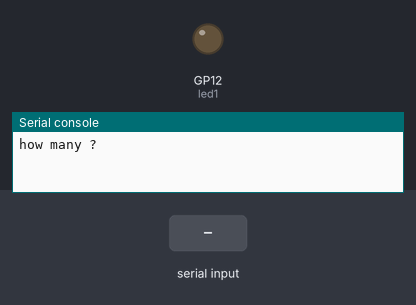
Recording of a program running on a simulated Raspberry Pi Pico running MicroPython. Shown: output pins drawn as LEDs (lit = HIGH), the last lines printed to the serial console. Dashed ring = blinking. Inputs (shaded band) come from the test bench.

Above: at 1.2 s.
1.3 s: "5" typed at the serial console, then Enter
At 2.1 s:
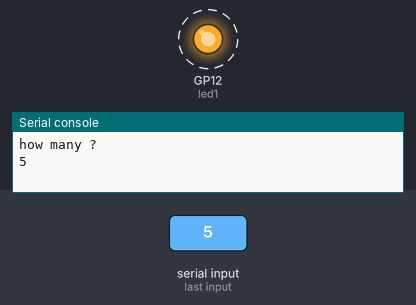
Timing chart, 0 to 11.8 s (numbered marks = the images above; inputs shaded):
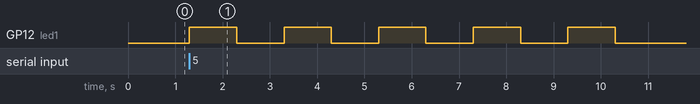

The program:

loop.py
```python
from machine import PWM,Pin,ADC
from time import sleep

led1=Pin(12,Pin.OUT)


while True:
   num=int(input('how many ?'))
   for i in range(0,num,1):
        led1.value(1)
        sleep(1)
        led1.value(0)
        sleep(1)
```

Measured:
- after the input at 1.3 s, GP12 (led1): alternates HIGH for 1.0 s and LOW for 1.0 s, starting at once
